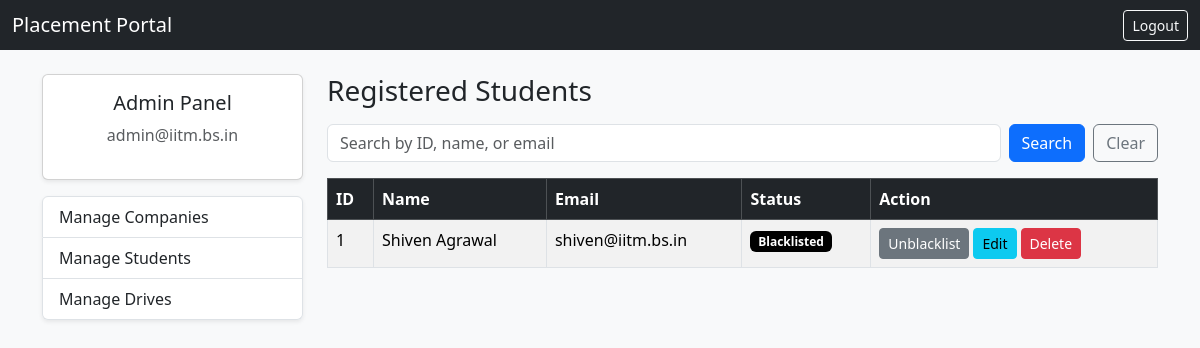
Page /admin/students (signed in) on the earlier database version.
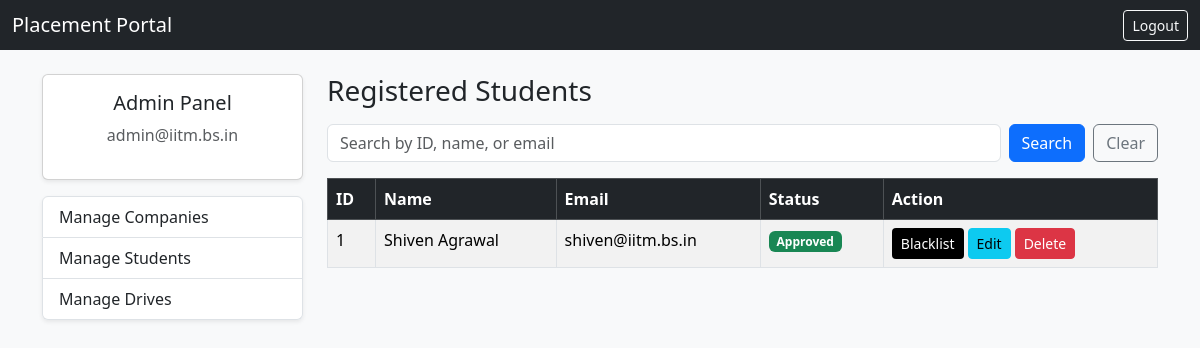
Same page on the later database version.
### dp.py (models this page shows)
class Student(db.Model):
    __tablename__ = "students"
    id = db.Column(db.Integer, primary_key=True)
    user_id = db.Column(
        db.Integer, db.ForeignKey("users.id"), nullable=False
    )
    name = db.Column(db.String(100), nullable=False)
    status = db.Column(db.String(20), default="Pending")
    blacklisted = db.Column(db.Boolean, default=False)

class User(UserMixin, db.Model):
    __tablename__ = "users"
    id = db.Column(db.Integer, primary_key=True)
    email = db.Column(db.String(120), unique=True, nullable=False)
    password = db.Column(db.String(200), nullable=False)
    role = db.Column(db.String(20), nullable=False)
    student_profile = db.relationship(
        "Student", backref="user"
    )
    company_profile = db.relationship(
        "Company", backref="user"
    )

### app.py (the view, shortened to what this page needs)
@app.route("/admin/students")
@login_required
def admin_students():
    if current_user.role != "admin":
        abort(403)
    search_query = request.args.get("q", "").strip()
    query = Student.query.join(User, Student.user_id == User.id)
    students = query.order_by(Student.name.asc()).all()
    return render_template(
        "admin_student.html",
        students=students,
        search_query=search_query
    )

### app.py (called while the page is built)
@login_manager.user_loader
def load_user(user_id):
    return User.query.get(int(user_id))

### templates/admin_student.html (shortened to what this page needs)
{% extends "admin.html" %}
{% block admin_content %}
<h3 class="mb-3">Registered Students</h3>
<form method="GET" action="/admin/students" class="d-flex gap-2 mb-3">
    <input
        type="text"
        name="q"
        value="{{ search_query if search_query else '' }}"
        class="form-control"
        placeholder="Search by ID, name, or email">
    <button class="btn btn-primary" type="submit">Search</button>
    <a href="/admin/students" class="btn btn-outline-secondary">Clear</a>
</form>
<table class="table table-bordered table-striped">
    <thead class="table-dark">
        <tr>
            <th>ID</th>
            <th>Name</th>
            <th>Email</th>
            <th>Status</th>
            <th>Action</th>
        </tr>
    </thead>
    <tbody>
        {% for student in students %}
        <tr>
            <td>{{ student.id }}</td>
            <td>{{ student.name }}</td>
            <td>{{ student.user.email }}</td>
            <td>
                {% if student.status == "Pending" %}
                <span class="badge bg-warning">Pending</span>
                {% elif student.status == "Approved" %}
                <span class="badge bg-success">Approved</span>
                {% elif student.status == "Rejected" %}
                <span class="badge bg-danger">Rejected</span>
                {% elif student.blacklisted %}
                <span class="badge bg-black">Blacklisted</span>
                {% endif %}
            </td>
            <td>
                <div class="d-flex flex-row gap-1">
                {% if student.status == "Pending" %}
                <form method="POST" action="/admin/students/approve/{{ student.id }}">
                    <button class="btn btn-sm btn-success">
                        Approve
                    </button>
                </form>
                <form method="POST" action="/admin/students/reject/{{ student.id }}">
                    <button class="btn btn-sm btn-outline-danger">
                        Reject
                    </button>
                </form>
                {% elif student.status == "Approved" %}
                <form method="POST" action="/admin/students/blacklist/{{ student.id }}">
                    <button class="btn btn-sm bg-black text-white">
                        Blacklist
                    </button>
                </form>
                {% elif student.blacklisted %}
                <form method="POST" action="/admin/students/unblacklist/{{ student.id }}">
                    <button class="btn btn-sm btn-secondary">
                        Unblacklist
                    </button>
                </form>
                {% elif student.status == "Rejected" %}
                <form method="POST" action="/admin/students/approve/{{ student.id }}">
                    <button class="btn btn-sm btn-success">
                        Approve
                    </button>
                </form>
                {% endif %}
                <a href="/admin/students/edit/{{ student.id }}" class="btn btn-sm btn-info">
                    Edit
                </a>
                <form method="POST" action="/admin/students/delete/{{ student.id }}">
                    <button class="btn btn-sm btn-danger"
                            onclick="return confirm('Delete this student and all their applications?');">
                        Delete
                    </button>
                </form>
                </div>
            </td>
        </tr>
        {% endfor %}
    </tbody>
</table>
{% endblock %}

Differences in the rows shown:
changed Student "Shiven Agrawal": status "Blacklisted Unblacklist" → "Approved Blacklist"
